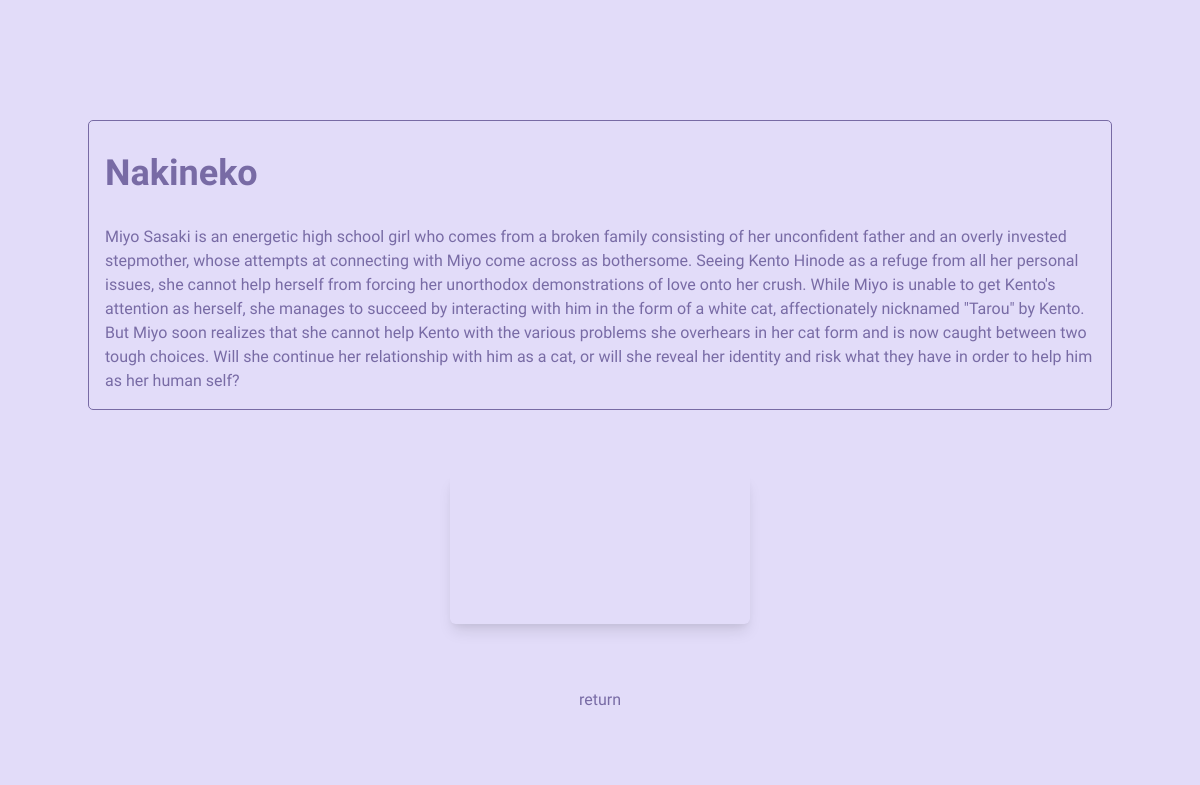
The page /watch/6 on the database its author committed.
### tables this page shows
CREATE TABLE movies (
            id INTEGER PRIMARY KEY AUTOINCREMENT,
            title TEXT NOT NULL,
            banner TEXT NOT NULL,
            video_url TEXT NOT NULL,
            poster TEXT NOT NULL
        , views INTEGER DEFAULT 0, description TEXT);

### app.py (the view)
@app.route('/watch/<int:movie_id>')
def watch(movie_id):
    conn = get_db_connection()
    conn.execute('UPDATE movies SET views = views + 1 WHERE id = ?', (movie_id,))
    conn.commit()
    movie = conn.execute('SELECT * FROM movies WHERE id = ?', (movie_id,)).fetchone()
    conn.close()
    if movie is not None:
        return render_template('watch.html', title=f'{movie["title"]} | Anime Besu', meta_description=f'Watch {movie["title"]} anime movie online for free.', movie=movie)
    else:
        return redirect(url_for('index'))

### app.py (called while the page is built)
def get_db_connection():
    conn = sqlite3.connect('anime_movies.db')
    conn.row_factory = sqlite3.Row
    return conn

### templates/watch.html (shortened to what this page needs)
<!DOCTYPE html>
<html lang="en">
<head>
    <link href="https://cdn.plyr.io/3.6.2/plyr.css" rel="stylesheet">
    <link href="https://cdn.jsdelivr.net/npm/tailwindcss@2.2.16/dist/tailwind.min.css" rel="stylesheet">
    <link rel="stylesheet" href="{{ url_for('static', filename='style.css') }}">
</head>
<body class="text-gray-700">
    <div class="flex flex-col content-center justify-center min-h-screen relative">
        <div class="flex justify-center">
            <div class="p-4 pt-0 m-8 sm:max-w-screen-sm md:max-w-screen-md lg:max-w-screen-lg xl:max-w-screen-xl movie block rounded-lg overflow-hidden hover:shadow-xl transition-shadow duration-200 ease-in h-full flex flex-col">
                <h1 class="text-4xl font-bold my-8 gradient-text">{{ movie.title }}</h1>
                <p class="gradient-text">{{ movie.description }}</p>
            </div>
        </div>
        <div class="flex justify-center">
            <div
                class="m-8 overflow-hidden sm:max-w-screen-sm md:max-w-screen-md lg:max-w-screen-lg xl:max-w-screen-xl flex justify-center rounded-md shadow-lg">
                <video id="player" poster="{{ movie.poster }}"></video>
            </div>
        </div>
        <div class="text-center mt-8">
            <a href="{{ url_for('index') }}" class="footer-text gradient-text pb-12">return</a>
        </div>
    </div>
</body>
</html>

### static/style.css (style rules this page uses)
body { font-family: "Ubuntu Sans", sans-serif; background-color: #e2dcf9; }
.gradient-text { background: #786ba5; -webkit-background-clip: text; background-clip: text; -webkit-text-fill-color: transparent; }
.footer-text { text-decoration: none; text-align: center; margin: 20px; }
.movie { border: 1px solid #786ba5; border-radius: 5px; background-color: #e2dcf9; }
:root { --plyr-color-main: #786ba5; }

### rows shown on the page
movies: title "Nakineko", description "Miyo Sasaki is an energetic high school girl who comes from a broken family consisting of her unconfident father and an overly invested stepmother, whose attempts at connecting with Miyo come across as bothersome. Seeing Kento Hinode as a refuge from all her personal issues, she cannot help herself from forcing her unorthodox demonstrations of love onto her crush. While Miyo is unable to get Kento's attention as herself, she manages to succeed by interacting with him in the form of a white cat, affectionately nicknamed \"Tarou\" by Kento. But Miyo soon realizes that she cannot help Kento with the various problems she overhears in her cat form and is now caught between two tough choices. Will…"
